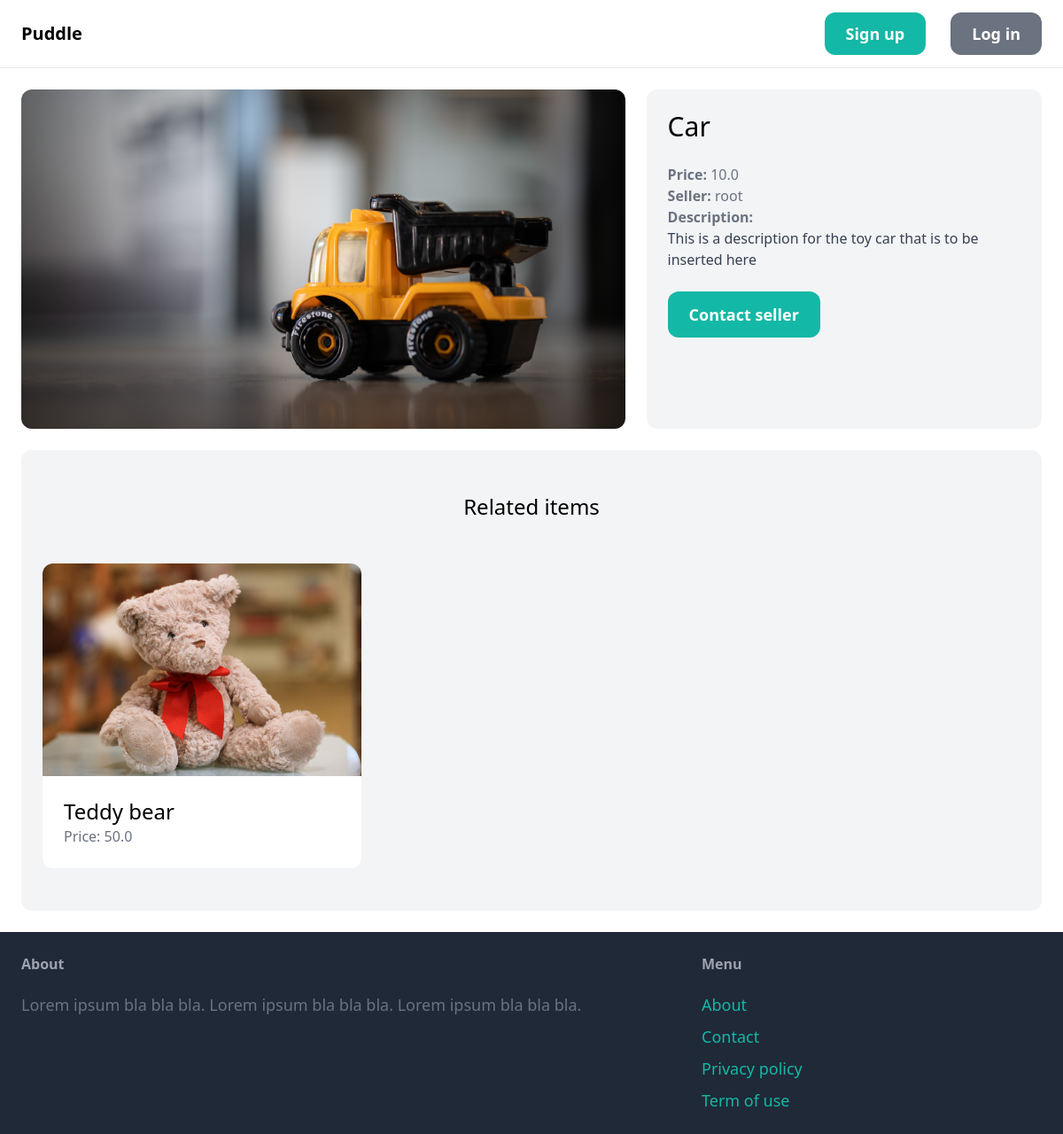
The app's page /items/1/, older data.
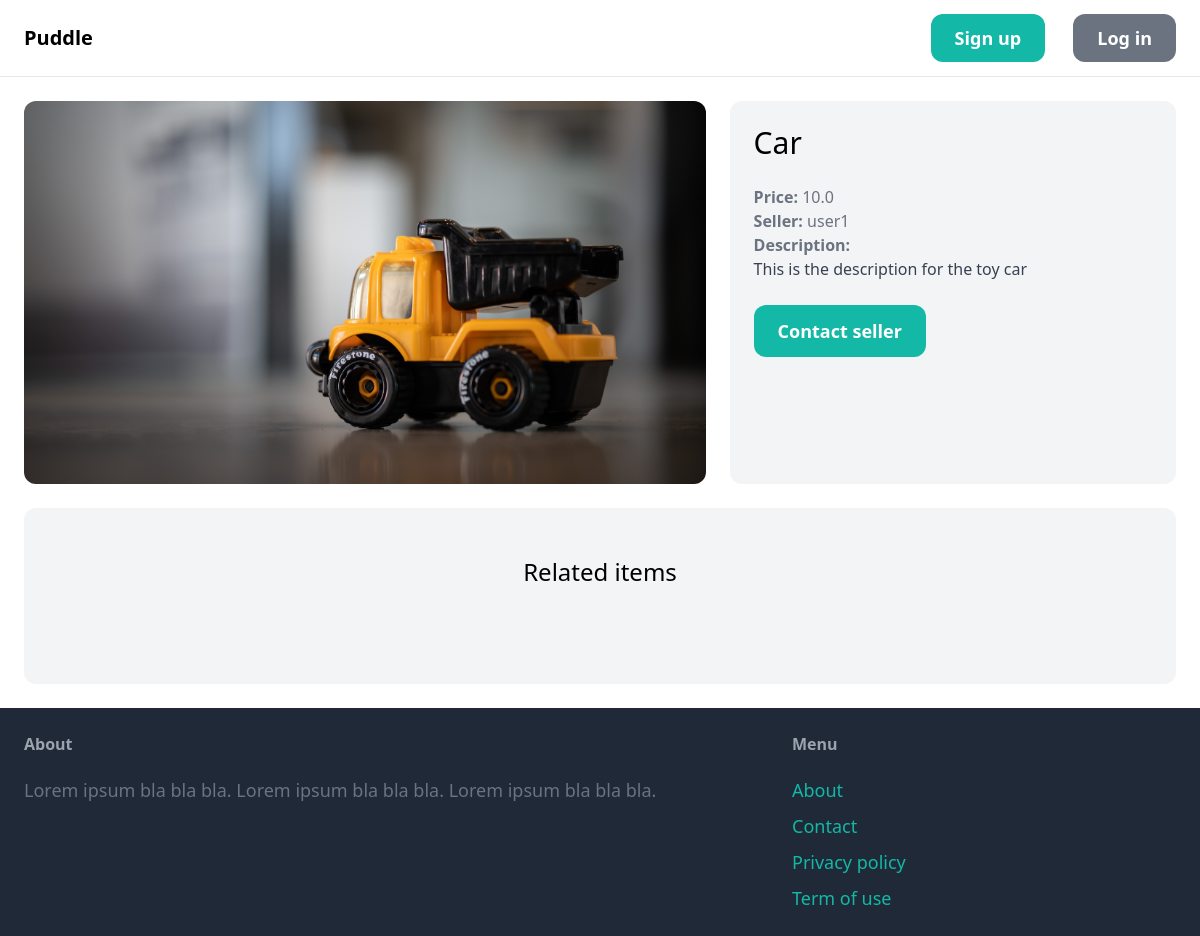
The same page, newer data.
### item/models.py (models this page shows)
class Item(models.Model):
    name = models.CharField(max_length=255)
    description = models.TextField(blank=True, null=True)
    price = models.FloatField()
    is_sold = models.BooleanField(default=False)
    created_at = models.DateTimeField(auto_now_add=True)
    created_by = models.ForeignKey(User, related_name="items", on_delete=models.CASCADE)
    category = models.ForeignKey(Category, related_name="items",on_delete=models.CASCADE)
    image = models.ImageField(upload_to="item_images", blank=True, null=True)

### item/views.py (the view)
# urls.py: path('<int:pk>/', views.details, name="detail"),
def details(request, pk):
    item = get_object_or_404(Item, pk=pk)
    related_items = Item.objects.filter(category = item.category, is_sold=False).exclude(pk=pk)[0:3]
    return render(request, 'item/detail.html', {
        'item': item,
        'related_items': related_items,
    })

### item/templates/item/detail.html (shortened to what this page needs)
{% extends 'core/base.html' %}
{% block content %}
<div class="grid grid-cols-5 gap-6">
    <div class="col-span-3">
        <img src="{{ item.image.url }}" class="rounded-xl">
    </div>
    <div class="col-span-2 p-6 bg-gray-100 rounded-xl">
        <h1 class="mb-6 text-3xl">{{ item.name }}</h1>
        <p class="text-gray-500"><strong>Price: </strong>{{ item.price }}</p>
        <p class="text-gray-500"><strong>Seller: </strong>{{ item.created_by.username }}</p>
        {% if item.description %}
            <p class="text-gray-700">
                <strong class="text-gray-500">Description:</strong><br>
                {{ item.description }}
            </p>
        {% endif %}
        {% if request.user == item.created_by %}
            <div class="mt-6 p-6 bg-white rounded-xl">
                <p>This is your item!</p>
                <a href="{% url 'item:edit' item.id %}" class="inline-block mt-6 px-6 py-3 text-lg font-semibold bg-teal-500 text-white rounded-xl">Edit</a>
                <a href="{% url 'item:delete' item.id %}" class="inline-block mt-6 px-6 py-3 text-lg font-semibold bg-red-500 text-white rounded-xl">Delete</a>
            </div>
        {% else %}
            <a href=" {% url 'conversation:new' item.id %}" class="inline-block mt-6 px-6 py-3 text-lg font-semibold bg-teal-500 text-white rounded-xl hover:bg-teal-700">Contact seller</a>
        {% endif %}
    </div>
</div>
<div class="mt-6 px-6 py-12 bg-gray-100 rounded-xl">
    <h2 class="mb-12 text-2xl text-center">Related items</h2>
    <div class="grid grid-cols-3 gap-3">
        {% for item in related_items %}
            <div>
                <a href="{% url 'item:detail' item.id %}">
                    <div>
                        <img src="{{ item.image.url }}" class="rounded-t-xl">
                    </div>
                    <div class="p-6 bg-white rounded-b-xl">
                        <h2 class="text-2xl">{{ item.name }}</h2>
                        <p class="text-gray-500">Price: {{ item.price }}</p>
                    </div>
                </a>
            </div>
        {% endfor %}
    </div>
</div>
{% endblock %}

Row changes from the older to the newer data that the page shows:
removed Item: image (picture), name "Teddy bear", price "50.0"
changed Item "Car": created_by.username "root" → "user1"; description "This is a description for the toy car that is to be inserted here" → "This is the description for the toy car"
